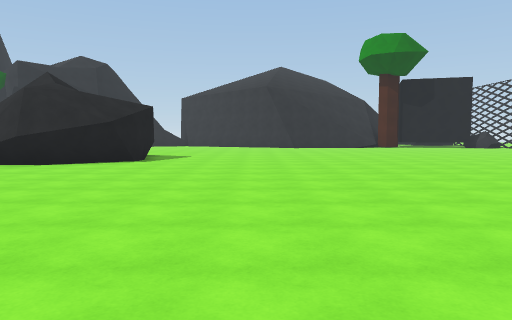
View 1 (above)

24 first-person views from a walk through a scene from a Unity 3-D project. The camera is 1.5 m above the floor, tilts 4° down and sees 70° across. The floor is counted in squares, 2 m on a side. Each view is taken from the middle of a square. On the plan, view 1 faces up. The plan holds only what a view shows up to about 11 squares ahead; the rest is blank. The place goes on beyond the plan.

View 2
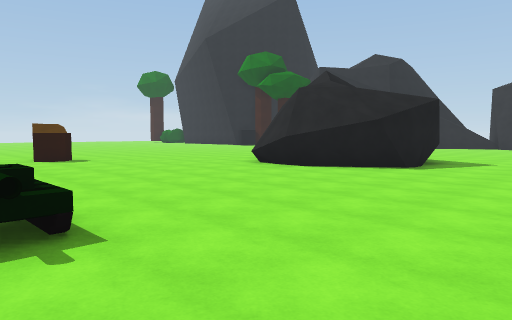

View 3
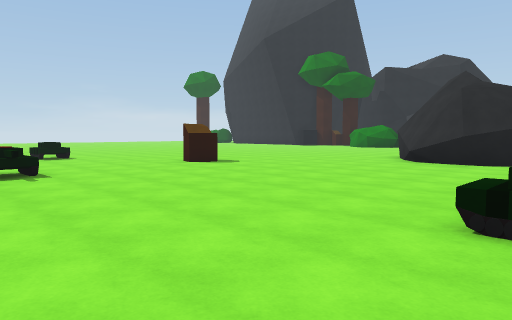

View 4
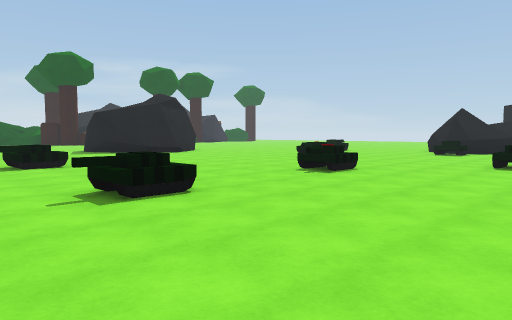

View 5
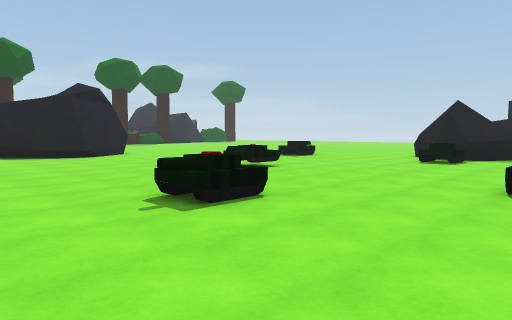

View 6
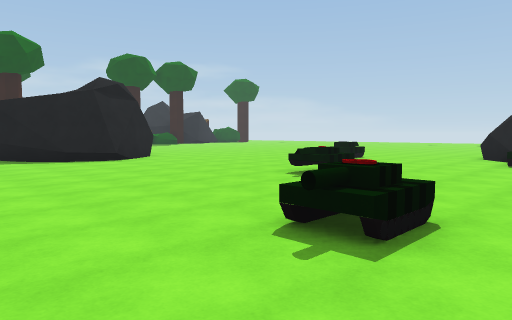

View 7
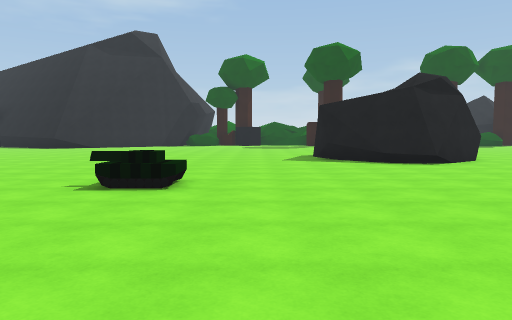

View 8
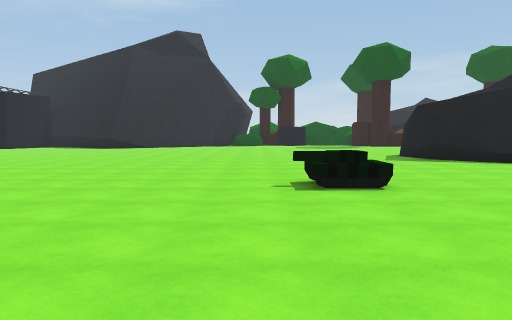

View 9
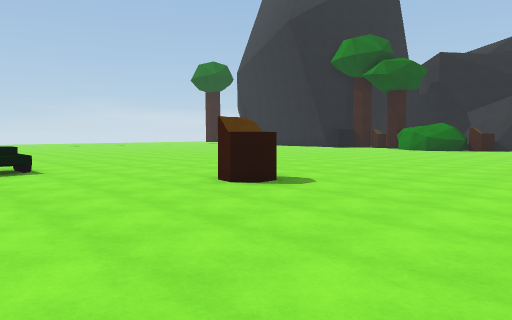

View 10
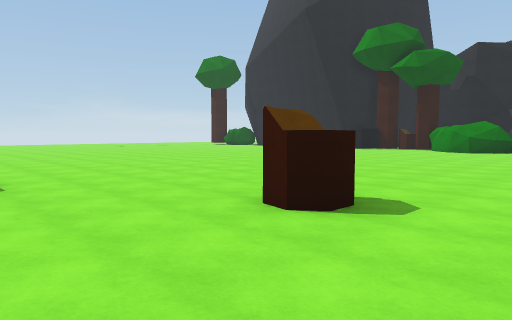

View 11
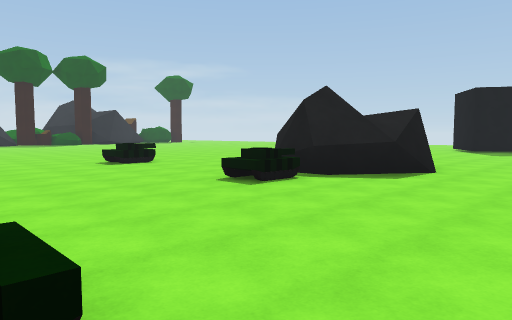

View 12
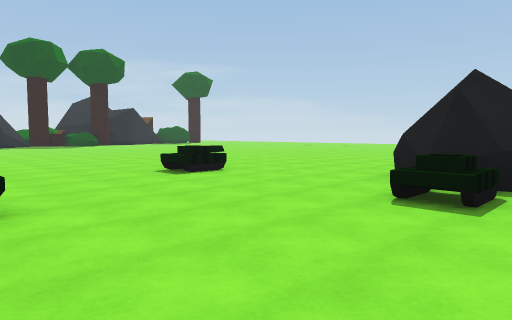

View 13
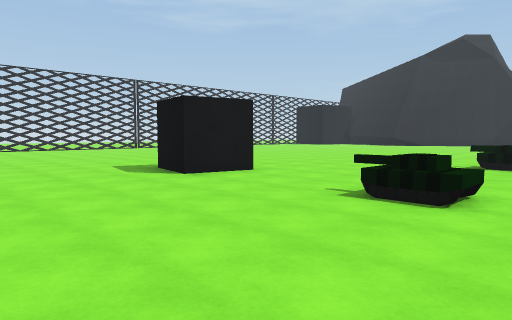

View 14
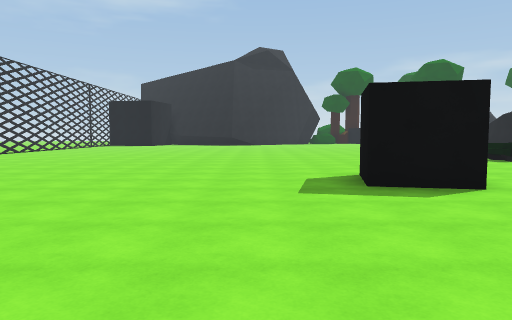

View 15
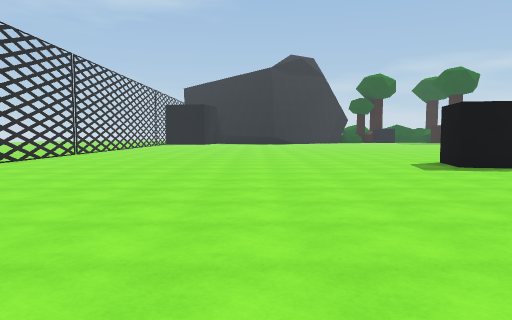

View 16
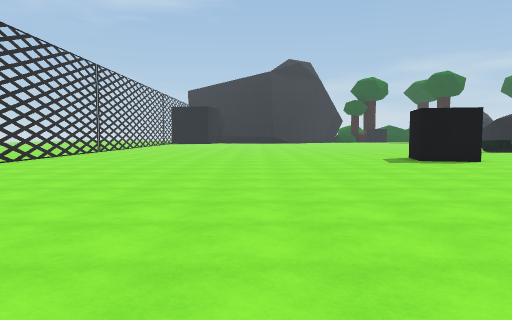

View 17
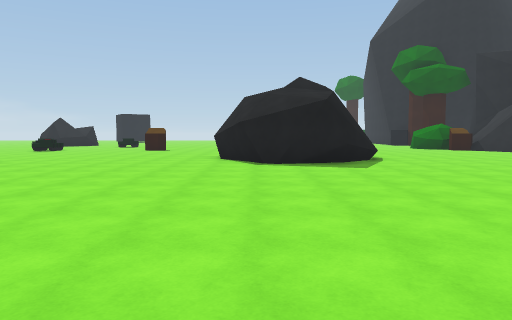

View 18
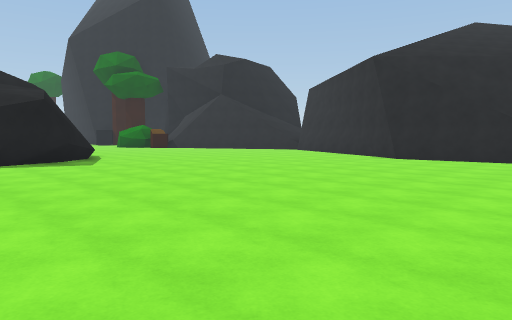

View 19
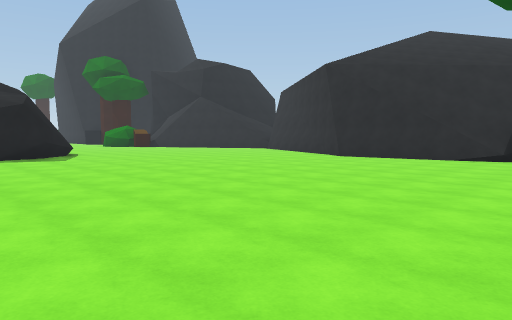

View 20
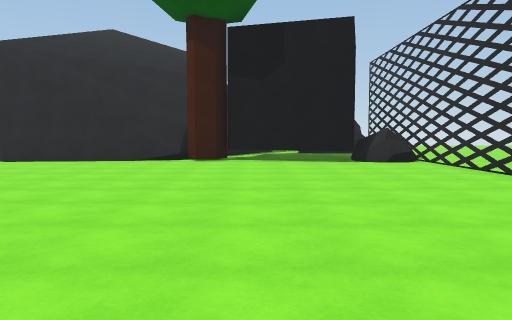

View 21
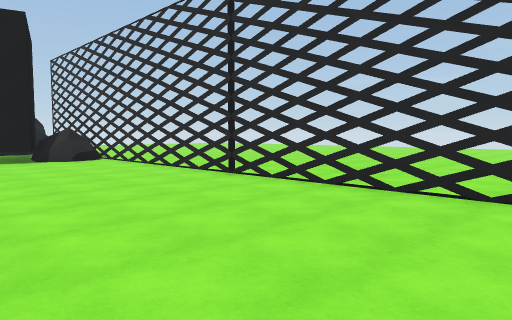

View 22
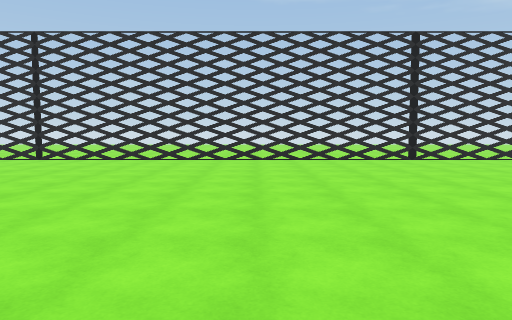

View 23
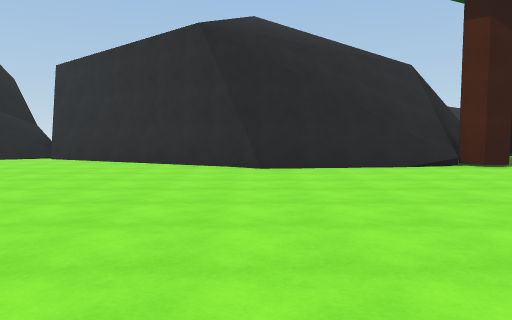

View 24
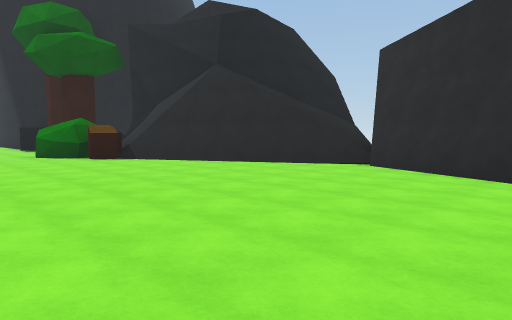

### Floor plan
Points are (right, up) in squares from view 1. A wall is a line through its corners. A room is listed if a view was taken in it or the views show most of it. See-through windows are left out.
Room 1 (views 1, 2, 3, 4, 5, 6, 7, 8, 9, 10, 11, 12, 13, 14, 15, 16, 17, 18, 19, 20, 21, 22, 23, 24)
walls: (-4.9, 9) (-5.8, 8.7) (-6.7, 9) (-7.2, 9.5); (-5.3, 8.8) (-7, 8.9) (-7.6, 9.9); (-3.3, 10) (-5.7, 8.7); (-4.1, 9.8) (-5.6, 8.7); (-6.8, 8.9) (-7.8, 9.9); (-3.3, 11.2) (-3.7, 9.7); (-3.4, 12.1) (-3.3, 10.7); (-5, 13.3) (-4.1, 12.9); (-4.7, 13.4) (-3.4, 12.3); (-16.6, -2.1) (-16.7, -2.9); (-16.5, -2.7) (-17.3, -3.6); (13.7, 0.5) (13.7, 21.1); (-16.5, -3) (-17.6, -3.9); (2.2, 20) (-0.3, 21.7); (-8.5, -11.6) (-8, -11.9); (-8.7, -11.7) (-7.7, -12.2); (1.3, 20.8) (-4.7, 23.5) (-10, 20.8); (-10.1, -11.6) (-9.5, -11.5) (-8.6, -11.8); (-7.1, -12.9) (-7, -13.1); (13.7, -5.1) (13.7, -1.5); (6.7, 20.7) (1.8, 20.1); (-11.7, -12.9) (-9.6, -11.2) (-8.4, -11.6) (-7.1, -12.7); (-5.5, 23.3) (-9.3, 21.3); (7.5, 21.8) (6.7, 20.6); (11.6, 19.7) (8.5, 20.6); (8.2, 23) (6.7, 21); (12, 21.4) (11.7, 20.3)
low walls: (-3.7, 12.4) (-3.4, 11.6); (-4.7, 13.5) (-3.4, 12.1); (-16.7, -1.9) (-16.5, -2.7); (-8.4, -11.5) (-7.1, -12.9); (-7.3, -12.7) (-7.1, -13.4); (6.7, 20.6) (6.2, 20.5)
ways out: opening at (10, 21)
objects: tank (-16, -7); tank (-16, -2); tank (-16, 3); log (-12, 5) to (-11, 5); tank (-11, -5); tank (-11, 0) to (-10, 0); other object (-11, 20); tank (-8, -3) to (-7, -3); tank (-3, -7); tank (-3, -2); tank (-3, 3); crate (1, -3); tree (8, 21); other object (12, 20) to (13, 21)

Positions as (right, up) in squares from view 1, and headings:
1: (0, 0), facing up
2: (0, 2), facing up-left
3: (-3, -1), facing up-left
4: (-1, 2), facing down-left
5: (-5, 1), facing down-left
6: (-5, -1), facing down-left
7: (-5, -2), facing down
8: (-2, -2), facing down
9: (-7, 1), facing up-left
10: (-9, 2), facing up-left
11: (-11, 2), facing down-left
12: (-11, -1), facing down-left
13: (-5, 2), facing down-right
14: (4, 3), facing down
15: (7, 6), facing down
16: (7, 8), facing down
17: (6, 10), facing left
18: (7, 9), facing up-left
19: (9, 9), facing up-left
20: (9, 10), facing up
21: (9, 9), facing up-right
22: (3, 8), facing right
23: (2, 12), facing up
24: (0, 15), facing up-left
